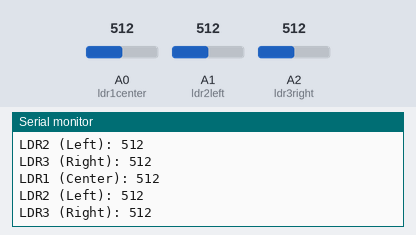
Bench run of a sketch on a simulated Arduino Uno, built with avr-gcc and run on an emulated ATmega328P. Shown: the last lines printed to the serial monitor. Inputs (shaded band) come from the test bench; at power-on: A0 (ldr1center) = 512, A1 (ldr2left) = 512, A2 (ldr3right) = 512.

Above: at 1.8 s.
1.9 s: A0 (ldr1center) set to 716
At 2.8 s:
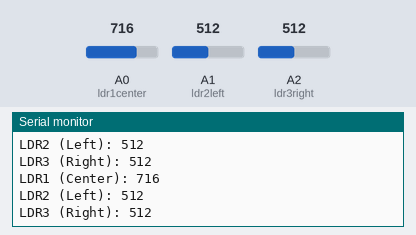
3.4 s: A1 (ldr2left) set to 716
At 4.7 s:
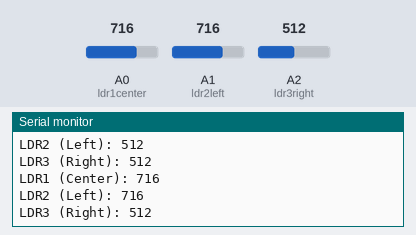
4.9 s: A2 (ldr3right) set to 716
At 5.8 s:
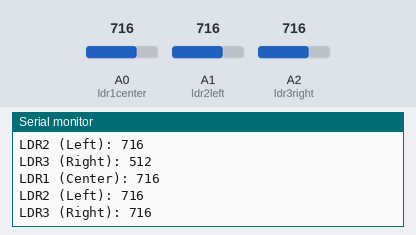
6.4 s: A0 (ldr1center) set to 900
At 7.4 s:
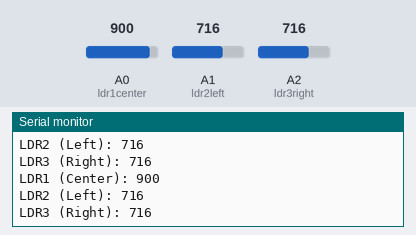
7.9 s: A1 (ldr2left) set to 900
At 8.8 s:
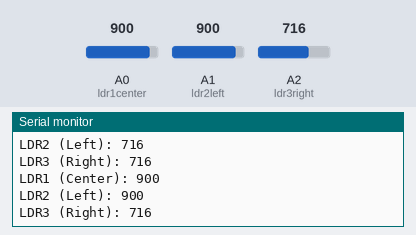
9.4 s: A2 (ldr3right) set to 900
At 10.8 s:
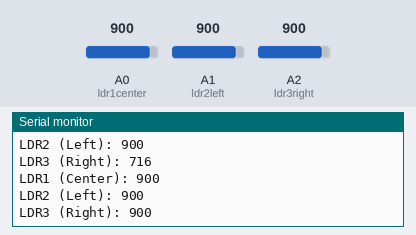
Timing chart, 0 to 11.9 s (numbered marks = the images above; inputs shaded):
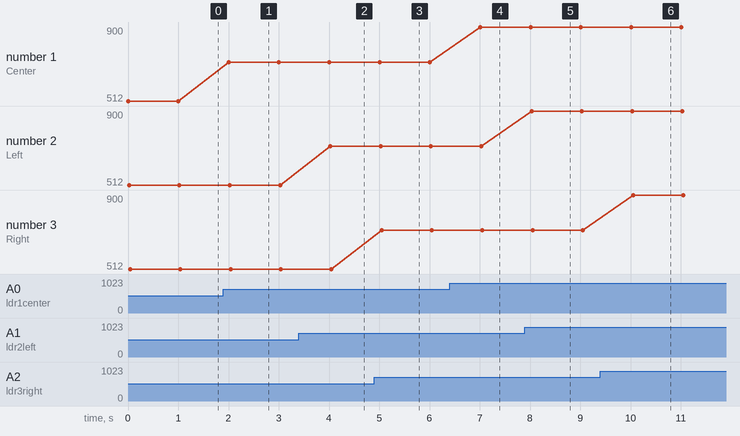

The sketch:

ldr.ino
```cpp
int ldr1center = A0;
int ldr2left = A1;
int ldr3right = A2;

void setup() {
  Serial.begin(9600); // Initialize serial communication
}

void loop() {
  int value1 = analogRead(ldr1center); // Read analog value from LDR1
  int value2 = analogRead(ldr2left);   // Read analog value from LDR2
  int value3 = analogRead(ldr3right);  // Read analog value from LDR3

  // Print the values to the serial monitor
  Serial.print("LDR1 (Center): ");
  Serial.println(value1);

  Serial.print("LDR2 (Left): ");
  Serial.println(value2);

  Serial.print("LDR3 (Right): ");
  Serial.println(value3);

  delay(1000); // Adjust delay as needed
}
```

Measured:
- after the input at 1.9 s, the serial monitor: prints a new line after 0.10 s (image 1)
- after the input at 3.4 s, the serial monitor: prints a new line after 0.63 s (image 2)
- after the input at 4.9 s, the serial monitor: prints a new line after 0.15 s (image 3)
- after the input at 6.4 s, the serial monitor: prints a new line after 0.61 s (image 4)
- after the input at 7.9 s, the serial monitor: prints a new line after 0.13 s (image 5)
- after the input at 9.4 s, the serial monitor: prints a new line after 0.65 s (image 6)
- plotted number 1: 512 → 716 after the input at 1.9 s, 716 → 900 after the input at 6.4 s
